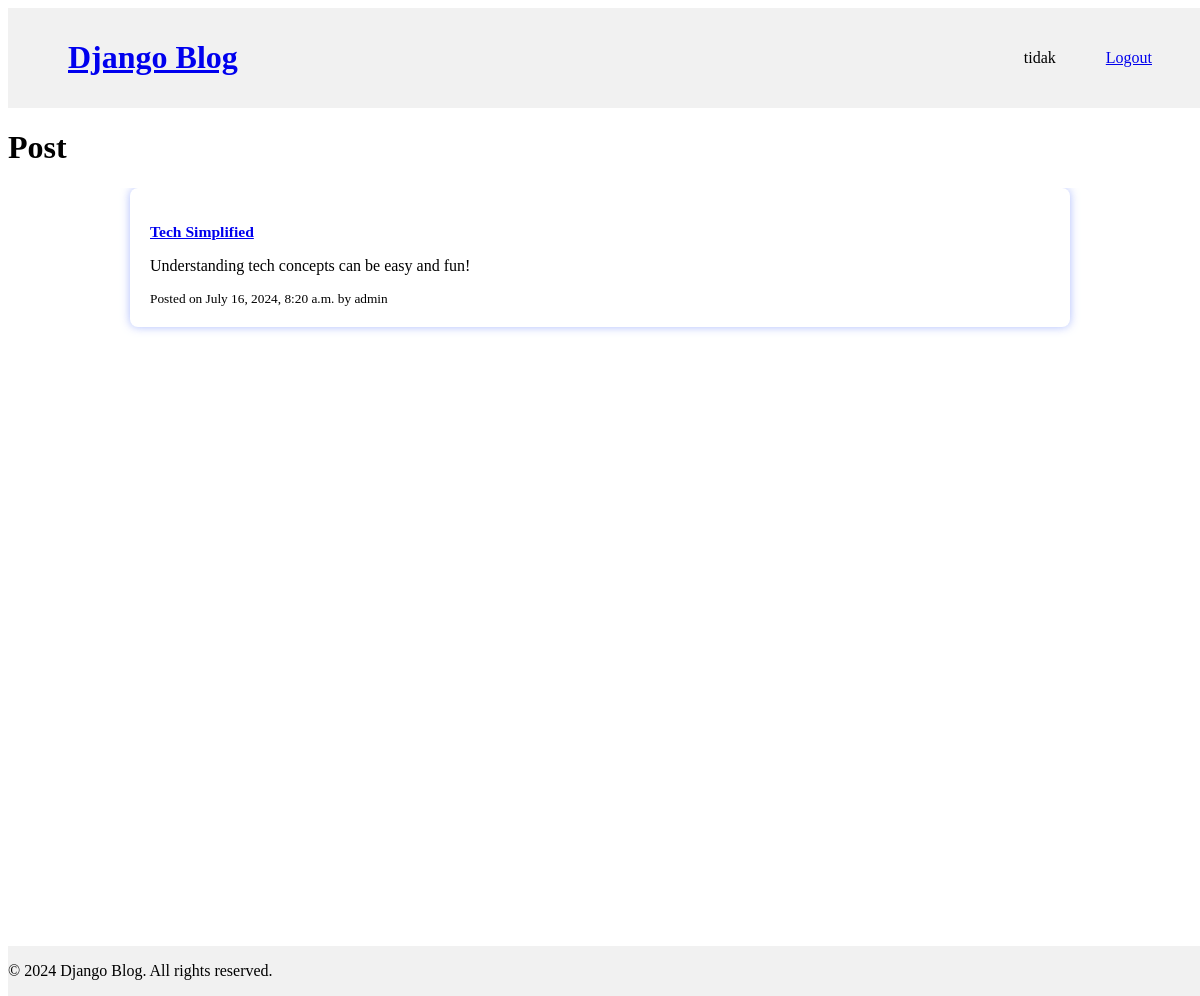
The page /blogs/13/ (signed in) on the database its author committed.
### blogs/models.py (models this page shows, shortened)
class Post(models.Model):
    user = models.ForeignKey(User, on_delete=models.CASCADE)
    title = models.CharField(max_length=100)
    content = models.TextField()
    date_posted = models.DateTimeField(default=timezone.now)

### blogs/views.py (the view)
# urls.py: path("<int:pk>/", views.detailPost.as_view(), name='detailPost'),
class detailPost(DetailView):
    model = Post
    template_name = 'blogs/detailPost.html'
    def get_context_data(self, **kwargs):
        context = super().get_context_data(**kwargs)
        return context

### blogs/templates/blogs/detailPost.html (shortened to what this page needs)
{% load static %}
<!DOCTYPE html>
<html lang="en">
<head>
    <link rel="stylesheet" href="{% static 'blogs/detailPost.css' %}">
</head>
<body>
    {% include 'header.html' %}
    <h1>Post</h1>
    <div class="container">
        <div class="post">
            <a href="{% url 'detailPost' post.pk %}">
                <h3>{{ post.title }}</h3>
            </a>
            <p>{{ post.content }}</p>
            <small>Posted on {{ post.date_posted }} by {{ post.user.username }}</small>
        </div>
    </div>
    {% include 'footer.html' %}
</body>
</html>

### templates/header.html (shortened to what this page needs)
<header>
    <div class="left-section">
        <a href="{% url 'home' %}">
            <h1>Django Blog</h1>
        </a>
    </div>
    {% if request.disable_login != True %}
        <div class="right-section">
            {% if user.is_authenticated %}
                <span class="username">{{ user.username }}</span>
                <a href="{% url 'logout' %}">Logout</a>
            {% else %}
                <a href="{% url 'authentication' %}">Login</a>
            {% endif %}
        </div>
    {% endif %}
</header>

### blogs/static/blogs/detailPost.css (style rules this page uses)
.container { display: flex; justify-content: center; align-items: flex-start; min-height: 100vh; margin: 0; overflow-y: auto; }
.post { max-width: 900px; width: 100%; padding: 20px; box-shadow: 0 0 10px rgba(153, 171, 253, 0.8); background-color: #ffffff; border-radius: 8px; }
.post small, .post a { display: block; font-size: smaller; }

### templates/header.html (style rules this page uses)
header { display: flex; justify-content: space-between; align-items: center; padding: 10px; width: 100%; background-color: #f1f1f1; }
.left-section { margin-left: 50px; }
.right-section { display: flex; align-items: center; margin-right: 50px; }
.username { margin-right: 50px; }

### rows shown on the page
Post: title "Tech Simplified", content "Understanding tech concepts can be easy and fun!", date_posted "July 16, 2024, 8:20 a.m.", user.username "admin"

### other values the page prints
{{ user.username }} "tidak"
